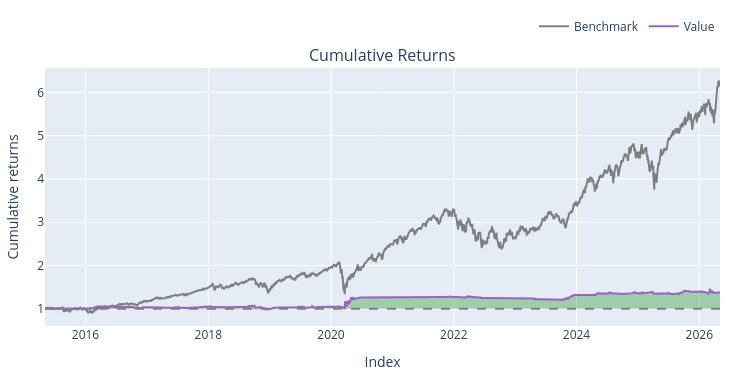

This figure's notebook cell:
### Markdown cell above
### RSI paired with TSI (or exit conditions)

### Code cell
entries = (
    (tsi_df > tsi_signal_df) &
    (tsi_df.shift(1) <= tsi_signal_df.shift(1)) & (rsi_df < 30)).shift(1).fillna(False).astype(bool)
exits = (
    (tsi_df < tsi_signal_df) &
    (tsi_df.shift(1) >= tsi_signal_df.shift(1)) | (rsi_df > 70)).shift(1).fillna(False).astype(bool)

backtest1 = vbt.Portfolio.from_signals(
    close=close_df,
    open = open_df,
    high = high_df,
    low = low_df,
    entries=entries,
    exits=exits,
    init_cash=100_000.0,
    size=0.1,                         
    size_type='percent',
    cash_sharing=True,                 
    group_by=True,                     
    freq='1D',
    fees=0.001,
    sl_stop = 0.10,
       
)

print(backtest1.stats())
backtest1.plot().show()

### Figure 1 — Plotly figure (JSON) as saved in the notebook; plotly's stock layout.template omitted (floating-point values rounded to 4 significant figures; data arrays with more than 128 entries replaced by an {"elided": "..."} marker saying what was removed)
{"data": [{"legendgroup": "0", "line": {"color": "#7f7f7f"}, "name": "Benchmark", "showlegend": true, "type": "scatter", "uid": "fd14c4d8-cca5-462f-a47f-b5c499a547ac", "x": {"elided": "2766 str values"}, "xaxis": "x", "y": {"elided": "2766 float values"}, "yaxis": "y"}, {"hoverinfo": "skip", "legendgroup": "1", "line": {"color": "rgba(0, 0, 0, 0)", "width": 0}, "opacity": 0, "showlegend": false, "type": "scatter", "uid": "aacf99f7-6286-4879-8479-87c532028d54", "x": {"elided": "2766 str values"}, "xaxis": "x", "y": {"elided": "2766 int values"}, "yaxis": "y"}, {"connectgaps": false, "fill": "tonexty", "fillcolor": "rgba(0, 128, 0, 0.3)", "hoverinfo": "skip", "legendgroup": "1", "line": {"color": "rgba(0, 0, 0, 0)", "width": 0}, "opacity": 0, "showlegend": false, "type": "scatter", "uid": "007c37a5-2ebd-498b-8b99-554929aaa0a1", "x": {"elided": "2766 str values"}, "xaxis": "x", "y": {"elided": "2766 float values"}, "yaxis": "y"}, {"hoverinfo": "skip", "legendgroup": "1", "line": {"color": "rgba(0, 0, 0, 0)", "width": 0}, "opacity": 0, "showlegend": false, "type": "scatter", "uid": "19d67964-9631-4db2-9487-9ae9b501551d", "x": {"elided": "2766 str values"}, "xaxis": "x", "y": {"elided": "2766 int values"}, "yaxis": "y"}, {"connectgaps": false, "fill": "tonexty", "fillcolor": "rgba(255, 0, 0, 0.3)", "hoverinfo": "skip", "legendgroup": "1", "line": {"color": "rgba(0, 0, 0, 0)", "width": 0}, "opacity": 0, "showlegend": false, "type": "scatter", "uid": "c55116ea-8fce-48c1-a083-0342bcafad83", "x": {"elided": "2766 str values"}, "xaxis": "x", "y": {"elided": "2766 float values"}, "yaxis": "y"}, {"legendgroup": "2", "line": {"color": "#9467bd"}, "name": "Value", "showlegend": true, "type": "scatter", "uid": "34680602-e273-49f1-b06a-1d9b0d570a7f", "x": {"elided": "2766 str values"}, "xaxis": "x", "y": {"elided": "2766 float values"}, "yaxis": "y"}, {"hoverinfo": "skip", "legendgroup": "1", "line": {"color": "rgba(0, 0, 0, 0)", "width": 0}, "opacity": 0, "showlegend": false, "type": "scatter", "uid": "5d21744a-a4ba-430c-8261-619ba96653a9", "x": {"elided": "2766 str values"}, "xaxis": "x", "y": {"elided": "2766 int values"}, "yaxis": "y"}], "layout": {"annotations": [{"font": {"size": 16}, "showarrow": false, "text": "Cumulative Returns", "x": 0.5, "xanchor": "center", "xref": "paper", "y": 1, "yanchor": "bottom", "yref": "paper"}], "height": 380, "legend": {"orientation": "h", "traceorder": "normal", "x": 1, "xanchor": "right", "y": 1.105, "yanchor": "bottom"}, "margin": {"b": 30, "l": 30, "r": 30, "t": 30}, "shapes": [{"line": {"color": "gray", "dash": "dash"}, "type": "line", "x0": 0, "x1": 1, "xref": "paper", "y0": 1, "y1": 1, "yref": "y"}], "showlegend": true, "width": 750, "xaxis": {"anchor": "y", "domain": [0, 1], "title": {"text": "Index"}}, "yaxis": {"anchor": "x", "domain": [0, 1], "title": {"text": "Cumulative returns"}}}}
